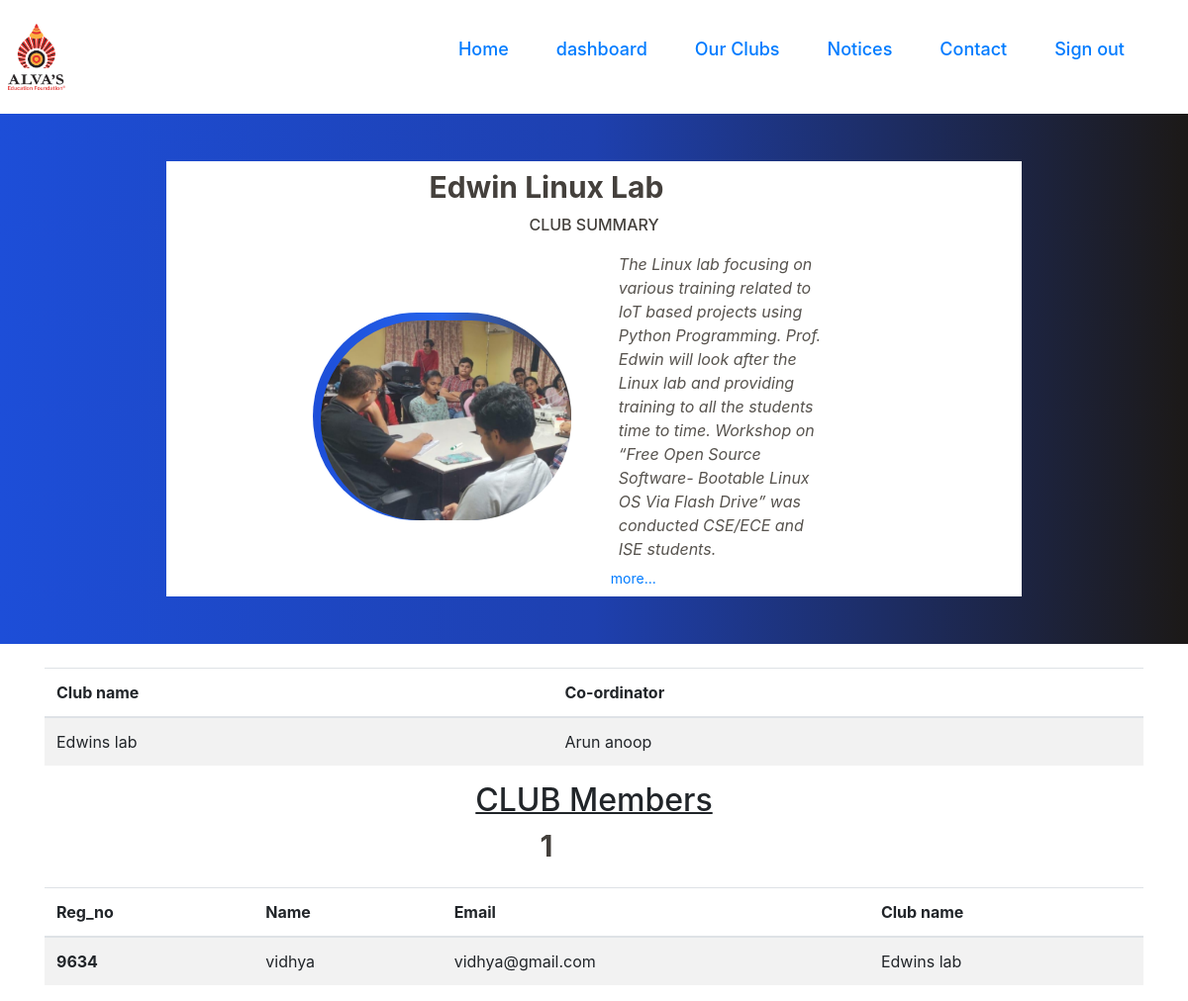
The app's page /ourclubs/edwins.php with its own data.
### tables this page shows
CREATE TABLE `clubinfo` (
  `club_id` int(4) NOT NULL,
  `club_name` varchar(30) NOT NULL,
  `co_ordinator` varchar(30) NOT NULL,
  `co_ordinator_id` int(4) NOT NULL
);

CREATE TABLE `members` (
  `id` int(5) NOT NULL,
  `name` varchar(20) NOT NULL,
  `email` varchar(30) NOT NULL,
  `club_name` varchar(30) DEFAULT NULL,
  `password` varchar(30) NOT NULL
);

### ourclubs/edwins.php (the view, shortened to what this page needs)
<!DOCTYPE html>
<html lang="en">
<head>
    <link
    rel="stylesheet"
    href="https://cdnjs.cloudflare.com/ajax/libs/animate.css/4.1.1/animate.min.css"
  />
</head>
<body>
    <div class="navbarheader">
        <div class="flex justify-center">
            <div class="self-center top-0 w-full max-w-7xl ">
                <div class="flex justify-between items-center text-gray-700">
                    <div class="mx-2 my-4 ">
                      <div class=" md:w-1/6 overflow-hidden ">
                        <img src="../images/aiet-logo.png" alt="" class="" />
                      </div>
                    </div>
                    <ul class="hidden md:flex items-center text-[18px] font-semibold pr-10">
                        <li class="text-stone-600 hover:text-blue-600 hover:font-bold font-medium mx-4 my-1"><a
                                href="../home/home.php">Home</a></li>
                        <li class="text-stone-600 hover:text-blue-600 hover:font-bold font-medium mx-4 my-1"><a href="../dashboard/dashboard.php">
                                dashboard</a></li>
                        <li class="text-stone-600 hover:text-blue-600 hover:font-bold font-medium mx-4 my-1"><a href="../home/clubs.php">Our
                                Clubs</a></li>
                        <li class="text-stone-600 hover:text-blue-600 hover:font-bold font-medium mx-4 my-1"><a
                                href="../home/notice.php">Notices</a></li>
                        <li class="text-stone-600 hover:text-blue-600 hover:font-bold font-medium mx-4 my-1"><a
                                href="../home/contact.php">Contact</a></li>
                        <li class="text-stone-600 hover:text-blue-600 hover:font-bold font-medium mx-4 my-1"><a
                          href="../index.php">Sign out</a></li>
                    </ul>
                </div>
            </div>
           </div>
           <script src="https://cdn.tailwindcss.com"></script>
    </div>
    <div class="flex justify-center bg-gradient-to-r from-blue-700 via-blue-800 to-stone-900 p-4 animate__animated animate__fadeIn">
                                            <div class="flex flex-col justify-center items-center animate__animated animate__slideInDown">
                                                <div class="flex flex-col md:flex-row max-w-8xl justify-center items-center ">
                                                    <div class="overflow-hidden md:w-3/4 m-4 flex justify-center bg-white  ">
                                                        <div class="flex flex-col md:flex-row items-center justify-center md:w-3/4  ">
                                                            <div class=" flex flex-col items-center justify-center flex py-2">
                                                                <div class="text-3xl font-bold text-stone-700 text-center md:-ml-24">Edwin Linux Lab</div>
                                                                <div class="text-md text-stone-700 font-medium text-center md:-ml-24 m-2">CLUB SUMMARY</div>
                                                                <div class="flex flex-col md:flex-row   items-center justify-center   mx-10">
                                                                    <div
                                                                        class="pl-2 pt-2 bg-gradient-to-r from-blue-700 via-blue-600 to-stone-700 rounded-full ">
                                                                        <img src="../images/edwins.png" alt=".../"
                                                                            class="rounded-full" />
                                                                    </div>
                                                                    <div class="flex flex-col w-full md:w-3/3  mx-10">
                                                                        <div class="text-stone-600 font-normal m-2 italic">The Linux lab focusing on various training related to IoT based projects using Python Programming. Prof. Edwin will look after the Linux lab and providing training to all the students time to time. Workshop on “Free Open Source Software- Bootable Linux OS Via Flash Drive” was conducted CSE/ECE and ISE students.</div>
                                                                        <div class="text-stone-500 text-sm   "><a href="https://www.aiet.org.in/clubs-activities/edwin-linux-lab/">more...</a></div>
                                                                    </div>
                                                                </div>
                                                            </div>
                                                        </div>
                                                    </div>
                                                </div>
                                            </div>
                                        </div>
                                        <br>
                                        <div class="flex justify-center" >
                                        <?php
include '../dbconnect.php';
?>
<!DOCTYPE html>
<html lang="en">
<head>
    <link rel="stylesheet" href="https://cdn.jsdelivr.net/npm/bootstrap@4.6.2/dist/css/bootstrap.min.css">
    <link rel="stylesheet" href="style.css">
</head>
<body>
    <div class="container">
    <table class="table table-striped">
  <thead>
    <tr>
      <th scope="col">Club name</th>
      <th scope="col">Co-ordinator</th>
    </tr>
  </thead>
  <tbody>
  <?php
$sql ="Select * from `clubinfo` where `club_name` = 'Edwins lab'";
$result = mysqli_query($conn,$sql);
if($result){
    while($row=mysqli_fetch_assoc($result)){
          $clubname = $row['club_name'];
          $coordinator = $row['co_ordinator'];
          echo '
          <tr class="animate__animated animate__backInUp">
      <td>'.$clubname.'</td>
      <td>'.$coordinator.'</td>
      </tr>';
    }
}
?>
  </tbody>
</table>
    <h2 class="underline underline-offset-1 text-center text- decoration-2 ">CLUB Members</h2>
    <div class="text-3xl font-bold text-stone-700 text-center md:-ml-24 decoration-8">
        <?php
        $p = "select count(*) as `count` from `members` where `club_name` = 'Edwins lab'";
        $result= mysqli_query($conn,$p);
        $row = mysqli_fetch_assoc($result);
        echo $row['count'];
        ?>
</div>
<br>
        <table class="table table-striped">
  <thead>
    <tr>
      <th scope="col">Reg_no</th>
      <th scope="col">Name</th>
      <th scope="col">Email</th>
      <th scope="col">Club name</th>
    </tr>
  </thead>
  <tbody>
  <?php
$sql   ="Select * from `members` where `club_name` = 'Edwins lab'";
$result = mysqli_query($conn,$sql);
if($result){
    while($row=mysqli_fetch_assoc($result)){
          $id = $row['id'];
          $name = $row['name'];
          $email = $row['email'];
          $club = $row['club_name'];
          echo '
          <tr class="animate__animated animate__backInUp">
      <th scope="row">'.$id.'</th>
      <td>'.$name.'</td>
      <td>'.$email.'</td>
      <td>'.$club.'</td>
    </tr>';
    }
}
?>
  </tbody>
</table>
    </div>
<br>
</body>
</html>

### records on screen
clubinfo: club_name "Edwins lab", co_ordinator "Arun anoop"
members: id "9634", name "vidhya", email "vidhya@gmail.com", club_name "Edwins lab"

### other values on screen
$row['count'] "1"
